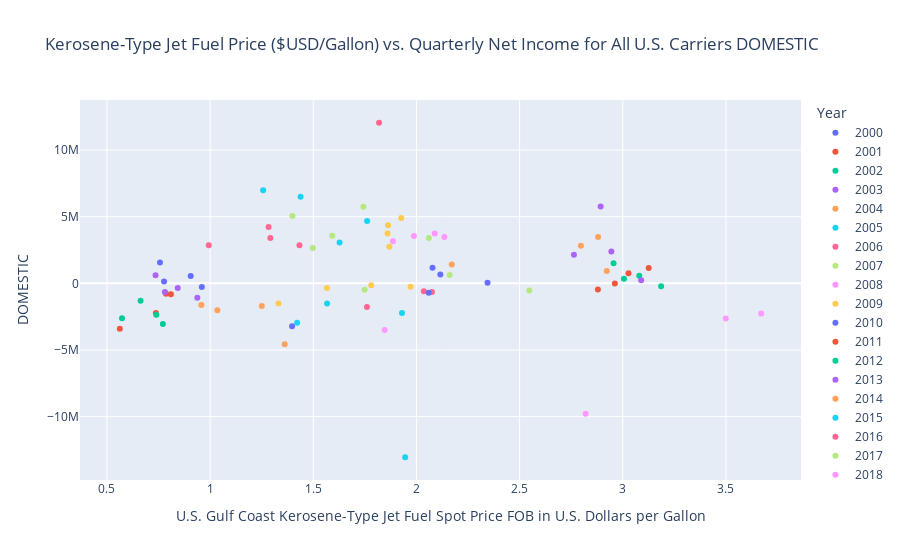

The notebook cell this image was saved under:
### Code cell
#NET INCOMES INTERACTIVE TOTAL:
fig2 = px.scatter(income_and_fuel, x='U.S. Gulf Coast Kerosene-Type Jet Fuel Spot Price FOB in U.S. Dollars per Gallon',
                 y='DOMESTIC', hover_name='PERIOD', title='Kerosene-Type Jet Fuel Price ($USD/Gallon) vs. Quarterly Net Income for All U.S. Carriers DOMESTIC',
                color='Year')
fig2.show()

### Figure 1 — Plotly figure (JSON) as saved in the notebook; plotly's stock layout.template omitted (floating-point values rounded to 4 significant figures)
{"data": [{"hovertemplate": "<b>%{hovertext}</b><br><br>Year=2000<br>U.S. Gulf Coast Kerosene-Type Jet Fuel Spot Price FOB in U.S. Dollars per Gallon=%{x}<br>DOMESTIC=%{y}<extra></extra>", "hovertext": ["2000 - Quar 1", "2000 - Quar 2", "2000 - Quar 3", "2000 - Quar 4"], "legendgroup": "2000", "marker": {"color": "#636efa", "symbol": "circle"}, "mode": "markers", "name": "2000", "orientation": "v", "showlegend": true, "type": "scatter", "x": [0.7768, 0.757, 0.9059, 0.9599], "xaxis": "x", "y": [139162, 1570500, 548903, -267068], "yaxis": "y"}, {"hovertemplate": "<b>%{hovertext}</b><br><br>Year=2001<br>U.S. Gulf Coast Kerosene-Type Jet Fuel Spot Price FOB in U.S. Dollars per Gallon=%{x}<br>DOMESTIC=%{y}<extra></extra>", "hovertext": ["2001 - Quar 1", "2001 - Quar 2", "2001 - Quar 3", "2001 - Quar 4"], "legendgroup": "2001", "marker": {"color": "#EF553B", "symbol": "circle"}, "mode": "markers", "name": "2001", "orientation": "v", "showlegend": true, "type": "scatter", "x": [0.8099, 0.7865, 0.7372, 0.5623], "xaxis": "x", "y": [-822384, -774977, -2232653, -3404841], "yaxis": "y"}, {"hovertemplate": "<b>%{hovertext}</b><br><br>Year=2002<br>U.S. Gulf Coast Kerosene-Type Jet Fuel Spot Price FOB in U.S. Dollars per Gallon=%{x}<br>DOMESTIC=%{y}<extra></extra>", "hovertext": ["2002 - Quar 1", "2002 - Quar 2", "2002 - Quar 3", "2002 - Quar 4"], "legendgroup": "2002", "marker": {"color": "#00cc96", "symbol": "circle"}, "mode": "markers", "name": "2002", "orientation": "v", "showlegend": true, "type": "scatter", "x": [0.5731, 0.6629, 0.7393, 0.771], "xaxis": "x", "y": [-2621918, -1298581, -2351704, -3056898], "yaxis": "y"}, {"hovertemplate": "<b>%{hovertext}</b><br><br>Year=2003<br>U.S. Gulf Coast Kerosene-Type Jet Fuel Spot Price FOB in U.S. Dollars per Gallon=%{x}<br>DOMESTIC=%{y}<extra></extra>", "hovertext": ["2003 - Quar 1", "2003 - Quar 2", "2003 - Quar 3", "2003 - Quar 4"], "legendgroup": "2003", "marker": {"color": "#ab63fa", "symbol": "circle"}, "mode": "markers", "name": "2003", "orientation": "v", "showlegend": true, "type": "scatter", "x": [0.9381, 0.7357, 0.7807, 0.8431], "xaxis": "x", "y": [-1085012, 606461, -642496, -348536], "yaxis": "y"}, {"hovertemplate": "<b>%{hovertext}</b><br><br>Year=2004<br>U.S. Gulf Coast Kerosene-Type Jet Fuel Spot Price FOB in U.S. Dollars per Gallon=%{x}<br>DOMESTIC=%{y}<extra></extra>", "hovertext": ["2004 - Quar 1", "2004 - Quar 2", "2004 - Quar 3", "2004 - Quar 4"], "legendgroup": "2004", "marker": {"color": "#FFA15A", "symbol": "circle"}, "mode": "markers", "name": "2004", "orientation": "v", "showlegend": true, "type": "scatter", "x": [0.9575, 1.035, 1.251, 1.362], "xaxis": "x", "y": [-1622122, -2018851, -1702368, -4562813], "yaxis": "y"}, {"hovertemplate": "<b>%{hovertext}</b><br><br>Year=2005<br>U.S. Gulf Coast Kerosene-Type Jet Fuel Spot Price FOB in U.S. Dollars per Gallon=%{x}<br>DOMESTIC=%{y}<extra></extra>", "hovertext": ["2005 - Quar 1", "2005 - Quar 2", "2005 - Quar 3", "2005 - Quar 4"], "legendgroup": "2005", "marker": {"color": "#19d3f3", "symbol": "circle"}, "mode": "markers", "name": "2005", "orientation": "v", "showlegend": true, "type": "scatter", "x": [1.422, 1.567, 1.93, 1.945], "xaxis": "x", "y": [-2956735, -1511275, -2231293, -13048233], "yaxis": "y"}, {"hovertemplate": "<b>%{hovertext}</b><br><br>Year=2006<br>U.S. Gulf Coast Kerosene-Type Jet Fuel Spot Price FOB in U.S. Dollars per Gallon=%{x}<br>DOMESTIC=%{y}<extra></extra>", "hovertext": ["2006 - Quar 1", "2006 - Quar 2", "2006 - Quar 3", "2006 - Quar 4"], "legendgroup": "2006", "marker": {"color": "#FF6692", "symbol": "circle"}, "mode": "markers", "name": "2006", "orientation": "v", "showlegend": true, "type": "scatter", "x": [1.819, 2.075, 2.036, 1.76], "xaxis": "x", "y": [12049285, -642693, -592826, -1770107], "yaxis": "y"}, {"hovertemplate": "<b>%{hovertext}</b><br><br>Year=2007<br>U.S. Gulf Coast Kerosene-Type Jet Fuel Spot Price FOB in U.S. Dollars per Gallon=%{x}<br>DOMESTIC=%{y}<extra></extra>", "hovertext": ["2007 - Quar 1", "2007 - Quar 2", "2007 - Quar 3", "2007 - Quar 4"], "legendgroup": "2007", "marker": {"color": "#B6E880", "symbol": "circle"}, "mode": "markers", "name": "2007", "orientation": "v", "showlegend": true, "type": "scatter", "x": [1.749, 2.06, 2.161, 2.547], "xaxis": "x", "y": [-488478, 3403274, 626687, -545608], "yaxis": "y"}, {"hovertemplate": "<b>%{hovertext}</b><br><br>Year=2008<br>U.S. Gulf Coast Kerosene-Type Jet Fuel Spot Price FOB in U.S. Dollars per Gallon=%{x}<br>DOMESTIC=%{y}<extra></extra>", "hovertext": ["2008 - Quar 1", "2008 - Quar 2", "2008 - Quar 3", "2008 - Quar 4"], "legendgroup": "2008", "marker": {"color": "#FF97FF", "symbol": "circle"}, "mode": "markers", "name": "2008", "orientation": "v", "showlegend": true, "type": "scatter", "x": [2.82, 3.671, 3.499, 1.846], "xaxis": "x", "y": [-9777777, -2254820, -2633833, -3507540], "yaxis": "y"}, {"hovertemplate": "<b>%{hovertext}</b><br><br>Year=2009<br>U.S. Gulf Coast Kerosene-Type Jet Fuel Spot Price FOB in U.S. Dollars per Gallon=%{x}<br>DOMESTIC=%{y}<extra></extra>", "hovertext": ["2009 - Quar 1", "2009 - Quar 2", "2009 - Quar 3", "2009 - Quar 4"], "legendgroup": "2009", "marker": {"color": "#FECB52", "symbol": "circle"}, "mode": "markers", "name": "2009", "orientation": "v", "showlegend": true, "type": "scatter", "x": [1.331, 1.566, 1.781, 1.972], "xaxis": "x", "y": [-1516128, -344471, -144230, -247244], "yaxis": "y"}, {"hovertemplate": "<b>%{hovertext}</b><br><br>Year=2010<br>U.S. Gulf Coast Kerosene-Type Jet Fuel Spot Price FOB in U.S. Dollars per Gallon=%{x}<br>DOMESTIC=%{y}<extra></extra>", "hovertext": ["2010 - Quar 1", "2010 - Quar 2", "2010 - Quar 3", "2010 - Quar 4"], "legendgroup": "2010", "marker": {"color": "#636efa", "symbol": "circle"}, "mode": "markers", "name": "2010", "orientation": "v", "showlegend": true, "type": "scatter", "x": [2.06, 2.116, 2.078, 2.344], "xaxis": "x", "y": [-704121, 657279, 1178343, 44633], "yaxis": "y"}, {"hovertemplate": "<b>%{hovertext}</b><br><br>Year=2011<br>U.S. Gulf Coast Kerosene-Type Jet Fuel Spot Price FOB in U.S. Dollars per Gallon=%{x}<br>DOMESTIC=%{y}<extra></extra>", "hovertext": ["2011 - Quar 1", "2011 - Quar 2", "2011 - Quar 3", "2011 - Quar 4"], "legendgroup": "2011", "marker": {"color": "#EF553B", "symbol": "circle"}, "mode": "markers", "name": "2011", "orientation": "v", "showlegend": true, "type": "scatter", "x": [2.879, 3.126, 3.028, 2.961], "xaxis": "x", "y": [-455423, 1152067, 761688, -17775], "yaxis": "y"}, {"hovertemplate": "<b>%{hovertext}</b><br><br>Year=2012<br>U.S. Gulf Coast Kerosene-Type Jet Fuel Spot Price FOB in U.S. Dollars per Gallon=%{x}<br>DOMESTIC=%{y}<extra></extra>", "hovertext": ["2012 - Quar 1", "2012 - Quar 2", "2012 - Quar 3", "2012 - Quar 4"], "legendgroup": "2012", "marker": {"color": "#00cc96", "symbol": "circle"}, "mode": "markers", "name": "2012", "orientation": "v", "showlegend": true, "type": "scatter", "x": [3.186, 2.955, 3.08, 3.006], "xaxis": "x", "y": [-213497, 1513613, 564041, 348019], "yaxis": "y"}, {"hovertemplate": "<b>%{hovertext}</b><br><br>Year=2013<br>U.S. Gulf Coast Kerosene-Type Jet Fuel Spot Price FOB in U.S. Dollars per Gallon=%{x}<br>DOMESTIC=%{y}<extra></extra>", "hovertext": ["2013 - Quar 1", "2013 - Quar 2", "2013 - Quar 3", "2013 - Quar 4"], "legendgroup": "2013", "marker": {"color": "#ab63fa", "symbol": "circle"}, "mode": "markers", "name": "2013", "orientation": "v", "showlegend": true, "type": "scatter", "x": [3.089, 2.763, 2.945, 2.893], "xaxis": "x", "y": [227114, 2147207, 2384395, 5763127], "yaxis": "y"}, {"hovertemplate": "<b>%{hovertext}</b><br><br>Year=2014<br>U.S. Gulf Coast Kerosene-Type Jet Fuel Spot Price FOB in U.S. Dollars per Gallon=%{x}<br>DOMESTIC=%{y}<extra></extra>", "hovertext": ["2014 - Quar 1", "2014 - Quar 2", "2014 - Quar 3", "2014 - Quar 4"], "legendgroup": "2014", "marker": {"color": "#FFA15A", "symbol": "circle"}, "mode": "markers", "name": "2014", "orientation": "v", "showlegend": true, "type": "scatter", "x": [2.922, 2.88, 2.797, 2.171], "xaxis": "x", "y": [926580, 3467788, 2828108, 1422907], "yaxis": "y"}, {"hovertemplate": "<b>%{hovertext}</b><br><br>Year=2015<br>U.S. Gulf Coast Kerosene-Type Jet Fuel Spot Price FOB in U.S. Dollars per Gallon=%{x}<br>DOMESTIC=%{y}<extra></extra>", "hovertext": ["2015 - Quar 1", "2015 - Quar 2", "2015 - Quar 3", "2015 - Quar 4"], "legendgroup": "2015", "marker": {"color": "#19d3f3", "symbol": "circle"}, "mode": "markers", "name": "2015", "orientation": "v", "showlegend": true, "type": "scatter", "x": [1.627, 1.761, 1.438, 1.257], "xaxis": "x", "y": [3055504, 4678728, 6494263, 6983407], "yaxis": "y"}, {"hovertemplate": "<b>%{hovertext}</b><br><br>Year=2016<br>U.S. Gulf Coast Kerosene-Type Jet Fuel Spot Price FOB in U.S. Dollars per Gallon=%{x}<br>DOMESTIC=%{y}<extra></extra>", "hovertext": ["2016 - Quar 1", "2016 - Quar 2", "2016 - Quar 3", "2016 - Quar 4"], "legendgroup": "2016", "marker": {"color": "#FF6692", "symbol": "circle"}, "mode": "markers", "name": "2016", "orientation": "v", "showlegend": true, "type": "scatter", "x": [0.9934, 1.283, 1.292, 1.433], "xaxis": "x", "y": [2856167, 4229096, 3407438, 2861738], "yaxis": "y"}, {"hovertemplate": "<b>%{hovertext}</b><br><br>Year=2017<br>U.S. Gulf Coast Kerosene-Type Jet Fuel Spot Price FOB in U.S. Dollars per Gallon=%{x}<br>DOMESTIC=%{y}<extra></extra>", "hovertext": ["2017 - Quar 1", "2017 - Quar 2", "2017 - Quar 3", "2017 - Quar 4"], "legendgroup": "2017", "marker": {"color": "#B6E880", "symbol": "circle"}, "mode": "markers", "name": "2017", "orientation": "v", "showlegend": true, "type": "scatter", "x": [1.498, 1.399, 1.592, 1.743], "xaxis": "x", "y": [2647152, 5046701, 3575301, 5752299], "yaxis": "y"}, {"hovertemplate": "<b>%{hovertext}</b><br><br>Year=2018<br>U.S. Gulf Coast Kerosene-Type Jet Fuel Spot Price FOB in U.S. Dollars per Gallon=%{x}<br>DOMESTIC=%{y}<extra></extra>", "hovertext": ["2018 - Quar 1", "2018 - Quar 2", "2018 - Quar 3", "2018 - Quar 4"], "legendgroup": "2018", "marker": {"color": "#FF97FF", "symbol": "circle"}, "mode": "markers", "name": "2018", "orientation": "v", "showlegend": true, "type": "scatter", "x": [1.886, 2.089, 2.135, 1.988], "xaxis": "x", "y": [3157073, 3745492, 3481675, 3554690], "yaxis": "y"}, {"hovertemplate": "<b>%{hovertext}</b><br><br>Year=2019<br>U.S. Gulf Coast Kerosene-Type Jet Fuel Spot Price FOB in U.S. Dollars per Gallon=%{x}<br>DOMESTIC=%{y}<extra></extra>", "hovertext": ["2019 - Quar 1", "2019 - Quar 2", "2019 - Quar 3", "2019 - Quar 4"], "legendgroup": "2019", "marker": {"color": "#FECB52", "symbol": "circle"}, "mode": "markers", "name": "2019", "orientation": "v", "showlegend": true, "type": "scatter", "x": [1.869, 1.926, 1.862, 1.86], "xaxis": "x", "y": [2738558, 4894087, 4363439, 3738977], "yaxis": "y"}, {"hovertemplate": "<b>%{hovertext}</b><br><br>Year=2020<br>U.S. Gulf Coast Kerosene-Type Jet Fuel Spot Price FOB in U.S. Dollars per Gallon=%{x}<br>DOMESTIC=%{y}<extra></extra>", "hovertext": ["2020 - Quar 1"], "legendgroup": "2020", "marker": {"color": "#636efa", "symbol": "circle"}, "mode": "markers", "name": "2020", "orientation": "v", "showlegend": true, "type": "scatter", "x": [1.397], "xaxis": "x", "y": [-3226298], "yaxis": "y"}], "layout": {"legend": {"title": {"text": "Year"}, "tracegroupgap": 0}, "title": {"text": "Kerosene-Type Jet Fuel Price ($USD/Gallon) vs. Quarterly Net Income for All U.S. Carriers DOMESTIC"}, "xaxis": {"anchor": "y", "domain": [0, 1], "title": {"text": "U.S. Gulf Coast Kerosene-Type Jet Fuel Spot Price FOB in U.S. Dollars per Gallon"}}, "yaxis": {"anchor": "x", "domain": [0, 1], "title": {"text": "DOMESTIC"}}}}
